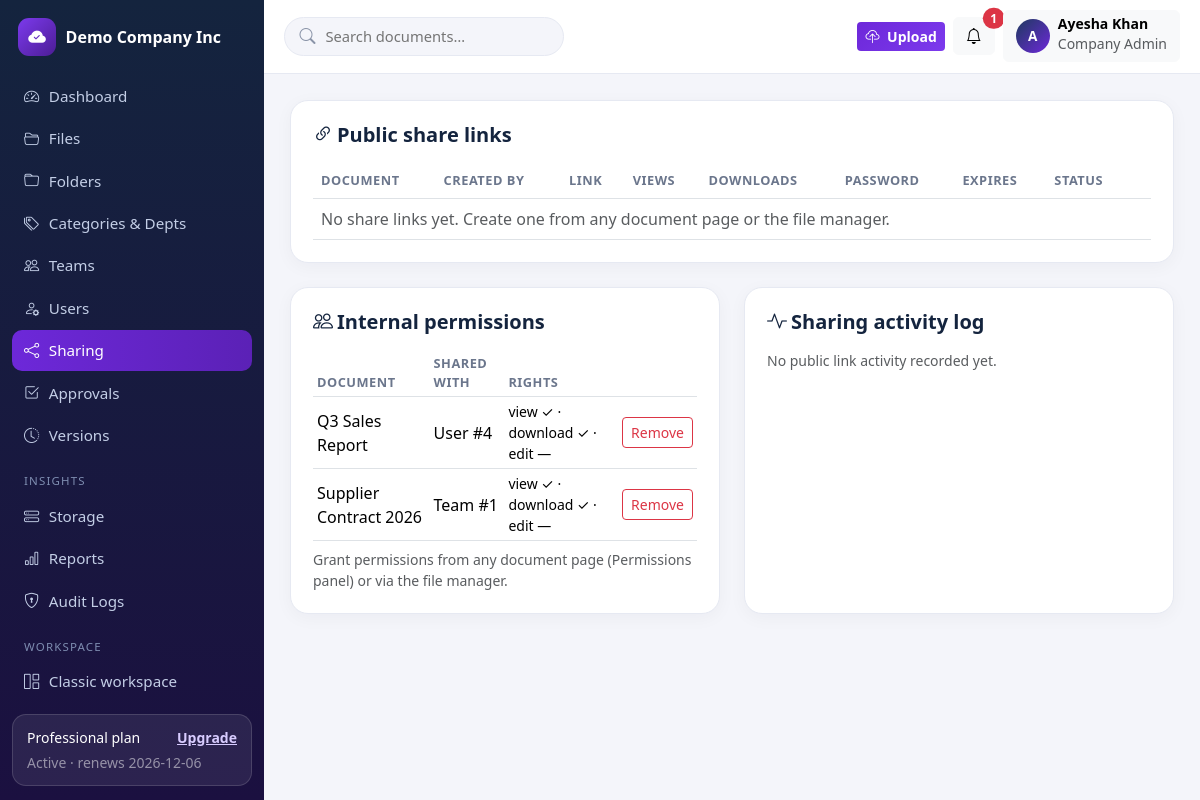
/admin/sharing (signed in), run on an earlier commit of the app's database.
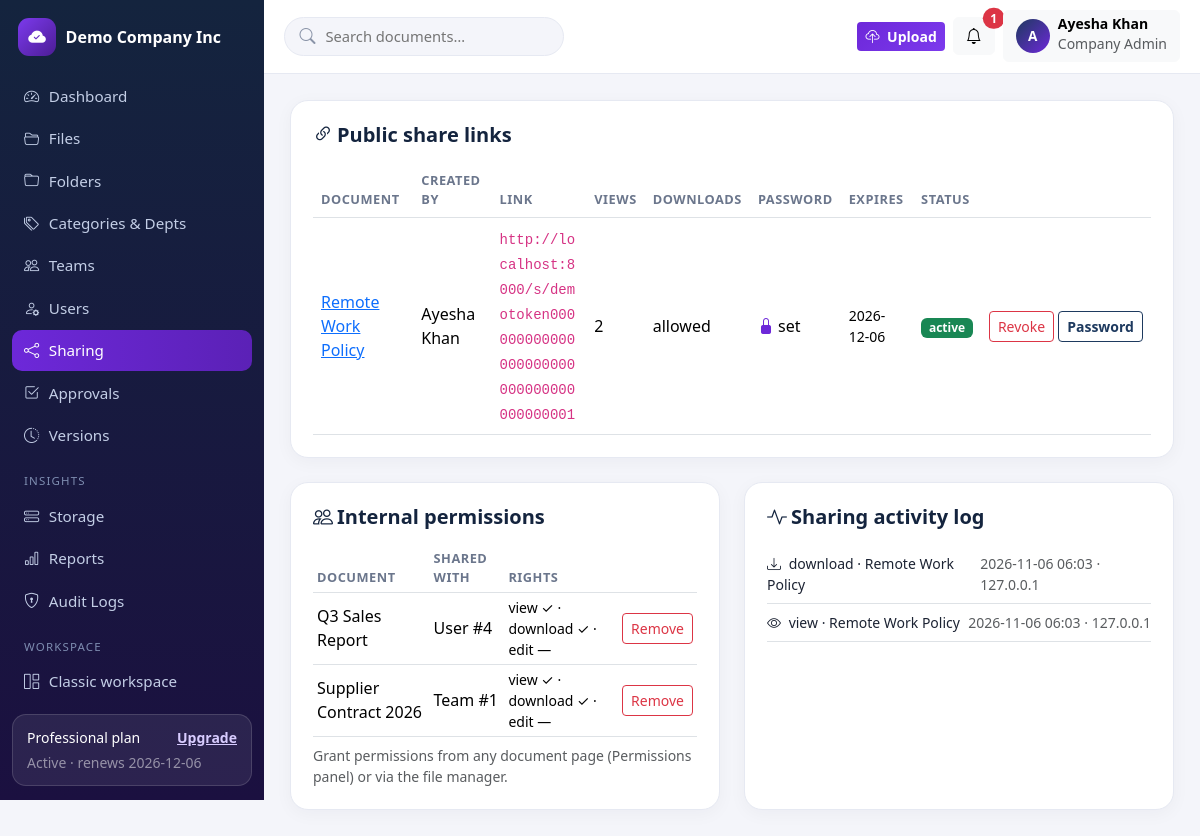
And on a later commit of the database.
### tables this page shows
CREATE TABLE tenants (
    id INT UNSIGNED AUTO_INCREMENT PRIMARY KEY,
    name VARCHAR(160) NOT NULL,
    slug VARCHAR(180) NOT NULL UNIQUE,
    email VARCHAR(190) NOT NULL,
    logo VARCHAR(255) NULL,
    brand_color VARCHAR(9) NOT NULL DEFAULT '#1e3a5f',
    status ENUM('active','suspended') NOT NULL DEFAULT 'active',
    created_at TIMESTAMP NOT NULL DEFAULT CURRENT_TIMESTAMP,
    updated_at TIMESTAMP NOT NULL DEFAULT CURRENT_TIMESTAMP ON UPDATE CURRENT_TIMESTAMP,
    INDEX idx_tenants_status (status)
);

CREATE TABLE subscriptions (
    id INT UNSIGNED AUTO_INCREMENT PRIMARY KEY,
    tenant_id INT UNSIGNED NOT NULL,
    plan_id INT UNSIGNED NOT NULL,
    billing_cycle ENUM('monthly','yearly') NOT NULL DEFAULT 'monthly',
    status ENUM('trialing','active','past_due','cancelled','expired') NOT NULL DEFAULT 'trialing',
    trial_ends_at TIMESTAMP NULL,
    current_period_start TIMESTAMP NULL,
    current_period_end TIMESTAMP NULL,
    cancelled_at TIMESTAMP NULL,
    created_at TIMESTAMP NOT NULL DEFAULT CURRENT_TIMESTAMP,
    updated_at TIMESTAMP NOT NULL DEFAULT CURRENT_TIMESTAMP ON UPDATE CURRENT_TIMESTAMP,
    INDEX idx_sub_tenant (tenant_id),
    INDEX idx_sub_status (status),
    CONSTRAINT fk_sub_tenant FOREIGN KEY (tenant_id) REFERENCES tenants(id) ON DELETE CASCADE,
    CONSTRAINT fk_sub_plan FOREIGN KEY (plan_id) REFERENCES subscription_plans(id)
);

CREATE TABLE subscription_plans (
    id INT UNSIGNED AUTO_INCREMENT PRIMARY KEY,
    name VARCHAR(60) NOT NULL,
    slug VARCHAR(60) NOT NULL UNIQUE,
    price_monthly DECIMAL(10,2) NOT NULL DEFAULT 0,
    price_yearly DECIMAL(10,2) NOT NULL DEFAULT 0,
    storage_mb INT NOT NULL DEFAULT 100,        
    max_users INT NOT NULL DEFAULT 3,           
    max_file_mb INT NOT NULL DEFAULT 10,        
    max_teams INT NOT NULL DEFAULT 1,           
    version_history INT NOT NULL DEFAULT 3,
    features VARCHAR(500) NULL,
    is_active TINYINT(1) NOT NULL DEFAULT 1,
    created_at TIMESTAMP NOT NULL DEFAULT CURRENT_TIMESTAMP,
    updated_at TIMESTAMP NOT NULL DEFAULT CURRENT_TIMESTAMP ON UPDATE CURRENT_TIMESTAMP
);

CREATE TABLE users (
    id INT UNSIGNED AUTO_INCREMENT PRIMARY KEY,
    tenant_id INT UNSIGNED NULL,
    name VARCHAR(120) NOT NULL,
    email VARCHAR(190) NOT NULL UNIQUE,
    password_hash VARCHAR(255) NOT NULL,
    role VARCHAR(40) NOT NULL DEFAULT 'member',
    status ENUM('pending','active','disabled') NOT NULL DEFAULT 'pending',
    email_verified_at TIMESTAMP NULL,
    email_verification_token VARCHAR(64) NULL,
    last_login_at TIMESTAMP NULL,
    created_at TIMESTAMP NOT NULL DEFAULT CURRENT_TIMESTAMP,
    updated_at TIMESTAMP NOT NULL DEFAULT CURRENT_TIMESTAMP ON UPDATE CURRENT_TIMESTAMP,
    INDEX idx_users_tenant (tenant_id),
    INDEX idx_users_role (role),
    CONSTRAINT fk_users_tenant FOREIGN KEY (tenant_id) REFERENCES tenants(id) ON DELETE CASCADE
);

CREATE TABLE document_permissions (
    id INT UNSIGNED AUTO_INCREMENT PRIMARY KEY,
    tenant_id INT UNSIGNED NOT NULL,
    document_id INT UNSIGNED NOT NULL,
    subject_type ENUM('user','team') NOT NULL,
    subject_id INT UNSIGNED NOT NULL,
    can_view TINYINT(1) NOT NULL DEFAULT 1,
    can_download TINYINT(1) NOT NULL DEFAULT 0,
    can_edit TINYINT(1) NOT NULL DEFAULT 0,
    created_at TIMESTAMP NOT NULL DEFAULT CURRENT_TIMESTAMP,
    UNIQUE KEY uq_perm (document_id, subject_type, subject_id),
    CONSTRAINT fk_perm_tenant FOREIGN KEY (tenant_id) REFERENCES tenants(id) ON DELETE CASCADE,
    CONSTRAINT fk_perm_doc FOREIGN KEY (document_id) REFERENCES documents(id) ON DELETE CASCADE
);

CREATE TABLE documents (
    id INT UNSIGNED AUTO_INCREMENT PRIMARY KEY,
    tenant_id INT UNSIGNED NOT NULL,
    folder_id INT UNSIGNED NULL,
    category_id INT UNSIGNED NULL,
    department_id INT UNSIGNED NULL,
    owner_id INT UNSIGNED NOT NULL,
    name VARCHAR(200) NOT NULL,
    description TEXT NULL,
    stored_name VARCHAR(80) NOT NULL,           
    original_name VARCHAR(255) NOT NULL,
    extension VARCHAR(12) NOT NULL,
    mime_type VARCHAR(120) NOT NULL,
    size_bytes BIGINT UNSIGNED NOT NULL DEFAULT 0,
    status ENUM('active','archived') NOT NULL DEFAULT 'active',
    expires_at DATE NULL,                        
    download_count INT UNSIGNED NOT NULL DEFAULT 0,
    deleted_at TIMESTAMP NULL,                   
    created_at TIMESTAMP NOT NULL DEFAULT CURRENT_TIMESTAMP,
    updated_at TIMESTAMP NOT NULL DEFAULT CURRENT_TIMESTAMP ON UPDATE CURRENT_TIMESTAMP,
    INDEX idx_docs_tenant_folder (tenant_id, folder_id),
    INDEX idx_docs_tenant_cat (tenant_id, category_id),
    INDEX idx_docs_name (name),
    FULLTEXT INDEX ft_docs (name, description),
    CONSTRAINT fk_docs_tenant FOREIGN KEY (tenant_id) REFERENCES tenants(id) ON DELETE CASCADE,
    CONSTRAINT fk_docs_folder FOREIGN KEY (folder_id) REFERENCES folders(id) ON DELETE SET NULL,
    CONSTRAINT fk_docs_category FOREIGN KEY (category_id) REFERENCES categories(id) ON DELETE SET NULL,
    CONSTRAINT fk_docs_department FOREIGN KEY (department_id) REFERENCES departments(id) ON DELETE SET NULL,
    CONSTRAINT fk_docs_owner FOREIGN KEY (owner_id) REFERENCES users(id) ON DELETE CASCADE
);

CREATE TABLE document_shares (
    id INT UNSIGNED AUTO_INCREMENT PRIMARY KEY,
    tenant_id INT UNSIGNED NOT NULL,
    document_id INT UNSIGNED NOT NULL,
    created_by INT UNSIGNED NOT NULL,
    token CHAR(48) NOT NULL UNIQUE,              
    can_download TINYINT(1) NOT NULL DEFAULT 0,
    password_hash VARCHAR(255) NULL,             
    expires_at TIMESTAMP NULL,
    is_active TINYINT(1) NOT NULL DEFAULT 1,
    views INT UNSIGNED NOT NULL DEFAULT 0,
    last_accessed_at TIMESTAMP NULL,
    created_at TIMESTAMP NOT NULL DEFAULT CURRENT_TIMESTAMP,
    CONSTRAINT fk_share_tenant FOREIGN KEY (tenant_id) REFERENCES tenants(id) ON DELETE CASCADE,
    CONSTRAINT fk_share_doc FOREIGN KEY (document_id) REFERENCES documents(id) ON DELETE CASCADE,
    CONSTRAINT fk_share_user FOREIGN KEY (created_by) REFERENCES users(id) ON DELETE CASCADE
);

CREATE TABLE share_access_logs (
    id INT UNSIGNED AUTO_INCREMENT PRIMARY KEY,
    tenant_id INT UNSIGNED NOT NULL,
    share_id INT UNSIGNED NOT NULL,
    action ENUM('view','download','unlock_failed') NOT NULL,
    ip_address VARCHAR(45) NULL,
    user_agent VARCHAR(255) NULL,
    created_at TIMESTAMP NOT NULL DEFAULT CURRENT_TIMESTAMP,
    INDEX idx_sal_share (share_id),
    INDEX idx_sal_tenant (tenant_id),
    CONSTRAINT fk_sal_share FOREIGN KEY (share_id) REFERENCES document_shares(id) ON DELETE CASCADE
);

### resources/views/admin/sharing.php (the view, shortened to what the rows shown need)
<?php $pageTitle = 'Sharing'; partial('tree-open', compact('user', 'tenant', 'sub', 'unread', 'notifs', 'pageTitle', 'tree')); ?>
<div class="panel mb-4">
  <div class="panel-head"><h5><i class="bi bi-link-45deg me-1"></i>Public share links</h5></div>
  <div class="table-responsive"><table class="table align-middle mb-0">
    <thead><tr><th>Document</th><th>Created by</th><th>Link</th><th>Views</th><th>Downloads</th><th>Password</th><th>Expires</th><th>Status</th><th></th></tr></thead><tbody>
    <?php foreach ($shares as $s): ?>
    <tr><td><a href="<?= url('app/documents/' . (int) $s['document_id']) ?>"><?= e($s['doc_name']) ?></a></td>
      <td><?= e($s['creator']) ?></td>
      <td><code class="small text-break"><?= url('s/' . $s['token']) ?></code></td>
      <td><?= (int) $s['views'] ?></td><td><?= $s['can_download'] ? 'allowed' : 'view only' ?></td>
      <td><?= !empty($s['password_hash']) ? '<i class="bi bi-lock-fill text-purple"></i> set' : '—' ?></td>
      <td class="small"><?= $s['expires_at'] ? e(substr((string) $s['expires_at'], 0, 10)) : 'never' ?></td>
      <td><span class="badge text-bg-<?= $s['is_active'] ? 'success' : 'secondary' ?>"><?= $s['is_active'] ? 'active' : 'revoked' ?></span></td>
      <td><div class="d-flex gap-1">
        <?php if ($s['is_active']): ?>
        <form method="post" action="<?= url('admin/sharing/' . (int) $s['id']) ?>"><?= csrf_field() ?>
          <button class="btn btn-sm btn-outline-danger" name="action" value="revoke">Revoke</button></form>
        <?php endif; ?>
        <button class="btn btn-sm btn-outline-navy" data-bs-toggle="collapse" data-bs-target="#sharePw<?= (int) $s['id'] ?>">Password</button>
      </div></td></tr>
    <?php endforeach; ?>
    <?php if (!$shares): ?><tr><td colspan="9" class="text-muted">No share links yet. Create one from any document page or the file manager.</td></tr><?php endif; ?>
    </tbody></table></div>
</div>
<div class="row g-4">
  <div class="col-lg-6">
    <div class="panel h-100"><div class="panel-head"><h5><i class="bi bi-people me-1"></i>Internal permissions</h5></div>
      <div class="table-responsive"><table class="table table-sm align-middle mb-0">
        <thead><tr><th>Document</th><th>Shared with</th><th>Rights</th><th></th></tr></thead><tbody>
        <?php foreach ($perms as $p): ?>
        <tr><td><?= e($p['doc_name']) ?></td><td><?= e(ucfirst($p['subject_type'])) ?> #<?= (int) $p['subject_id'] ?></td>
          <td class="small">view <?= $p['can_view'] ? '✓' : '—' ?> · download <?= $p['can_download'] ? '✓' : '—' ?> · edit <?= $p['can_edit'] ? '✓' : '—' ?></td>
          <td><form method="post" action="<?= url('admin/sharing/permission/' . (int) $p['id'] . '/remove') ?>"><?= csrf_field() ?>
            <button class="btn btn-sm btn-outline-danger">Remove</button></form></td></tr>
        <?php endforeach; ?>
        </tbody></table></div>
      <p class="small text-muted mt-2 mb-0">Grant permissions from any document page (Permissions panel) or via the file manager.</p>
    </div>
  </div>
  <div class="col-lg-6">
    <div class="panel h-100"><div class="panel-head"><h5><i class="bi bi-activity me-1"></i>Sharing activity log</h5></div>
      <?php foreach ($logs as $l): ?>
      <div class="small d-flex justify-content-between border-bottom py-2">
        <span><i class="bi <?= $l['action'] === 'download' ? 'bi-download' : ($l['action'] === 'unlock_failed' ? 'bi-lock text-danger' : 'bi-eye') ?> me-1"></i>
          <?= e($l['action']) ?> · <?= e($l['doc_name']) ?></span>
        <span class="text-muted"><?= e(substr((string) $l['created_at'], 0, 16)) ?><?= $l['ip_address'] ? ' · ' . e($l['ip_address']) : '' ?></span></div>
      <?php endforeach; ?>
      <?php if (!$logs): ?><p class="text-muted small mb-0">No public link activity recorded yet.</p><?php endif; ?>
    </div>
  </div>
</div>

### routes/web.php (shortened to what the rows shown need)
<?php
function dispatch(string $method, string $uri): void
{
    $path = trim(parse_url($uri, PHP_URL_PATH) ?? '/', '/');
    foreach ($GLOBALS['routes'] as [$m, $pattern, $handler]) {
        if ($m !== $method) continue;
        $regex = '#^' . preg_replace('#\{[a-zA-Z_]+\}#', '([^/]+)', $pattern) . '$#';
        if (preg_match($regex, $path, $matches)) {
            array_shift($matches);
            $args = array_map(fn($v) => ctype_digit((string) $v) ? (int) $v : $v, $matches);
            [$class, $action] = $handler;
            (new $class())->$action(...$args);
            return;
        }
    }
}

### resources/views/partials/tree-open.php (shortened to what the rows shown need)
<?php
$tree = $tree ?? 'employee';
$navs = [
  'admin' => [
    ['admin/dashboard', 'bi-speedometer2', 'Dashboard'],
    ['admin/files', 'bi-folder2-open', 'Files'],
    ['admin/folders', 'bi-folder', 'Folders'],
    ['admin/categories', 'bi-tags', 'Categories & Depts'],
    ['admin/teams', 'bi-people', 'Teams'],
    ['admin/users', 'bi-person-gear', 'Users'],
    ['admin/sharing', 'bi-share', 'Sharing'],
    ['admin/approvals', 'bi-check2-square', 'Approvals'],
    ['admin/versions', 'bi-clock-history', 'Versions'],
    ['_h', '', 'Insights'],
    ['admin/storage', 'bi-hdd-stack', 'Storage'],
    ['admin/reports', 'bi-bar-chart', 'Reports'],
    ['admin/audit-logs', 'bi-shield-lock', 'Audit Logs'],
    ['_h', '', 'Workspace'],
    ['app', 'bi-grid-1x2', 'Classic workspace'],
    ['app/subscription', 'bi-credit-card', 'Subscription'],
    ['admin/settings', 'bi-gear', 'Settings'],
  ],
  'manager' => [
    ['manager/dashboard', 'bi-speedometer2', 'Dashboard'],
    ['manager/files', 'bi-folder2-open', 'Team Files'],
    ['manager/approvals', 'bi-check2-square', 'Approvals'],
    ['manager/notifications', 'bi-bell', 'Notifications'],
    ['_h', '', 'Workspace'],
    ['app/upload', 'bi-cloud-upload', 'Upload'],
    ['app/profile', 'bi-person-circle', 'Profile'],
  ],
  'employee' => [
    ['employee/dashboard', 'bi-speedometer2', 'Dashboard'],
    ['employee/files', 'bi-folder2-open', 'My Files'],
    ['employee/approvals', 'bi-check2-square', 'Approvals'],
    ['employee/notifications', 'bi-bell', 'Notifications'],
    ['_h', '', 'Workspace'],
    ['app/upload', 'bi-cloud-upload', 'Upload'],
    ['app/profile', 'bi-person-circle', 'Profile'],
  ],
];
$searchAction = ['admin' => 'admin/files', 'manager' => 'manager/files', 'employee' => 'employee/files'][$tree];
?>
<!DOCTYPE html>
<html lang="en">
<head>
<link href="https://cdn.jsdelivr.net/npm/bootstrap@5.3.3/dist/css/bootstrap.min.css" rel="stylesheet">
<link href="https://cdn.jsdelivr.net/npm/bootstrap-icons@1.11.3/font/bootstrap-icons.min.css" rel="stylesheet">
<link href="<?= url('assets/css/app.css') ?>" rel="stylesheet">
</head>
<body>
<div class="app-shell">
  <aside class="app-sidebar" id="appSidebar">
    <a class="sidebar-brand" href="<?= url($tree . '/dashboard') ?>">
      <?php if (!empty($tenant['logo'])): ?><img src="<?= url($tenant['logo']) ?>" alt="" class="sidebar-logo">
      <?php else: ?><span class="brand-mark"><i class="bi bi-cloud-check-fill"></i></span><?php endif; ?>
      <span class="sidebar-brand-text"><?= e($tenant['name'] ?? 'DocuFlow') ?></span>
    </a>
    <nav class="sidebar-nav">
      <?php foreach ($navs[$tree] as $item): ?>
        <?php if ($item[0] === '_h'): ?><div class="sidebar-heading"><?= e($item[2]) ?></div>
        <?php else: ?><a href="<?= url($item[0]) ?>"><i class="bi <?= e($item[1]) ?>"></i> <?= e($item[2]) ?></a><?php endif; ?>
      <?php endforeach; ?>
    </nav>
    <?php if (!empty($sub)): ?>
    <div class="sidebar-plan">
      <div class="d-flex justify-content-between small"><span><?= e($sub['plan_name']) ?> plan</span><a href="<?= url('app/subscription') ?>">Upgrade</a></div>
      <div class="text-white-50 small mt-1"><?= e(ucfirst(SubscriptionService::effectiveStatus($sub))) ?> · renews <?= e(substr((string) $sub['current_period_end'], 0, 10)) ?></div>
    </div>
    <?php endif; ?>
  </aside>
  <div class="app-main">
    <header class="app-topbar">
      <form class="topbar-search d-none d-md-flex" method="get" action="<?= url($searchAction) ?>">
        <i class="bi bi-search"></i>
        <input type="search" name="q" placeholder="Search documents…" value="<?= e($_GET['q'] ?? '') ?>">
      </form>
      <div class="ms-auto d-flex align-items-center gap-2">
        <a class="btn btn-purple btn-sm" href="<?= url('app/upload') ?>"><i class="bi bi-cloud-upload me-1"></i> Upload</a>
        <div class="dropdown">
          <button class="btn btn-light position-relative" data-bs-toggle="dropdown" aria-label="Notifications">
            <i class="bi bi-bell"></i>
            <?php if (!empty($unread)): ?><span class="position-absolute top-0 start-100 translate-middle badge rounded-pill bg-danger"><?= (int) $unread ?></span><?php endif; ?>
          </button>
        </div>
        <div class="dropdown">
          <button class="btn btn-light d-flex align-items-center gap-2" data-bs-toggle="dropdown">
            <span class="avatar"><?= e(strtoupper(substr($user['name'], 0, 1))) ?></span>
            <span class="d-none d-md-block text-start"><span class="d-block fw-semibold small lh-1"><?= e($user['name']) ?></span>
            <span class="text-muted small lh-1"><?= e(ucwords(str_replace('_', ' ', $user['role']))) ?></span></span>
          </button>
        </div>
      </div>
    </header>
    <main class="app-content">

What changed in the data, as far as the page shows it:
added document_shares: document.name "Remote Work Policy", created_by.name "Ayesha Khan", token "http://localhost:8000/s/demotoken000000000000000000000000000000000000001", views "2", can_download "allowed", shows "set", expires_at "2026-12-06", is_active "active"
added share_access_logs: action "download", documents.name "Remote Work Policy", created_at "2026-11-06 06:03", ip_address "127.0.0.1"
added share_access_logs: action "view", documents.name "Remote Work Policy", created_at "2026-11-06 06:03", ip_address "127.0.0.1"
Also different on the page:
list line gone: "No share links yet. Create one from any document page or the file manager. No public link activity recorded yet."
